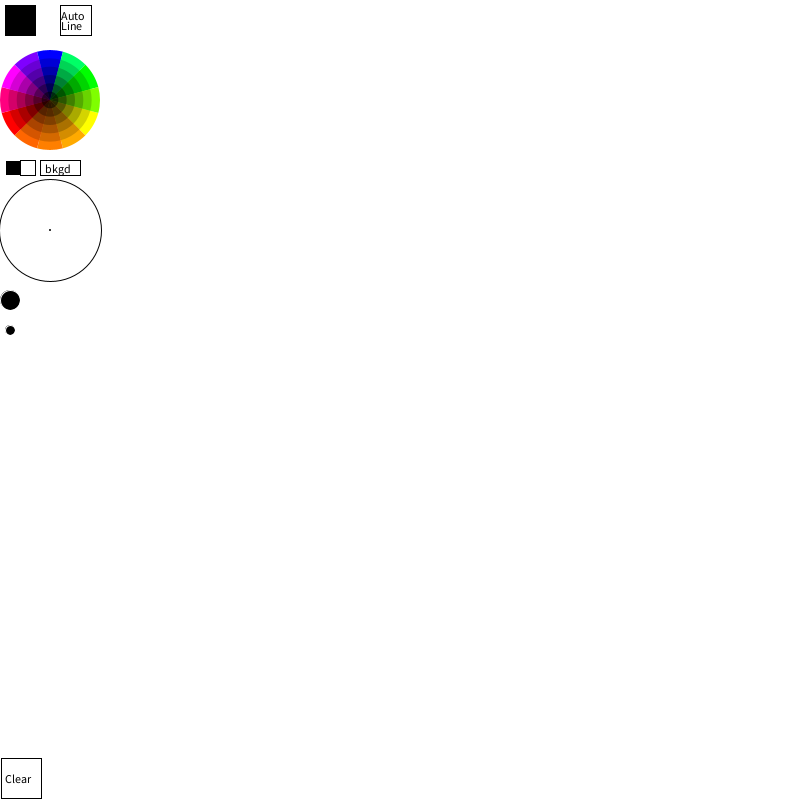
Frame 1 (no input)
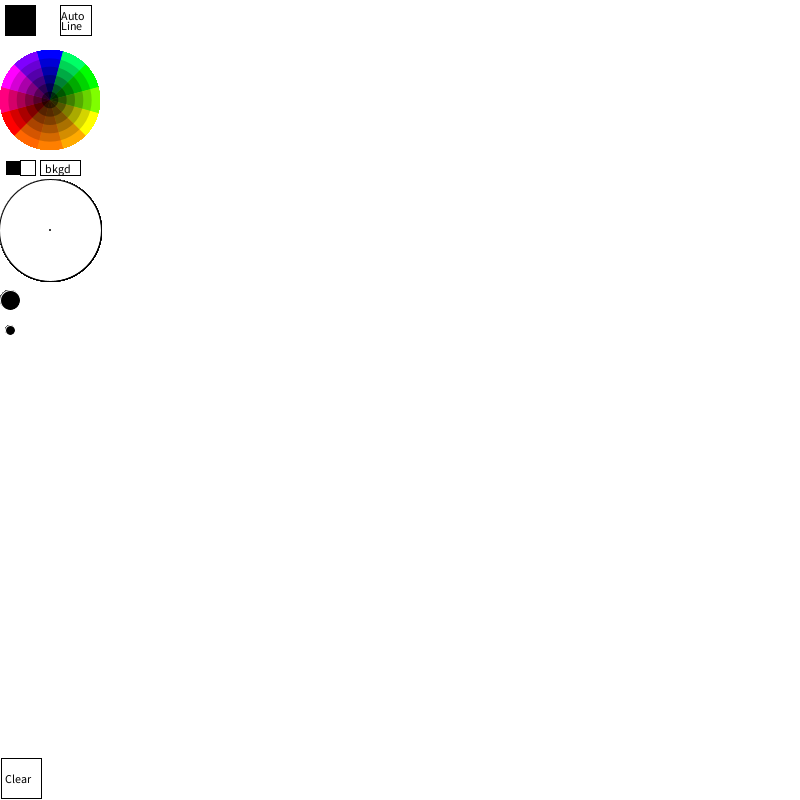
Frame 60 (the mouse pressed at the canvas centre just before this capture)
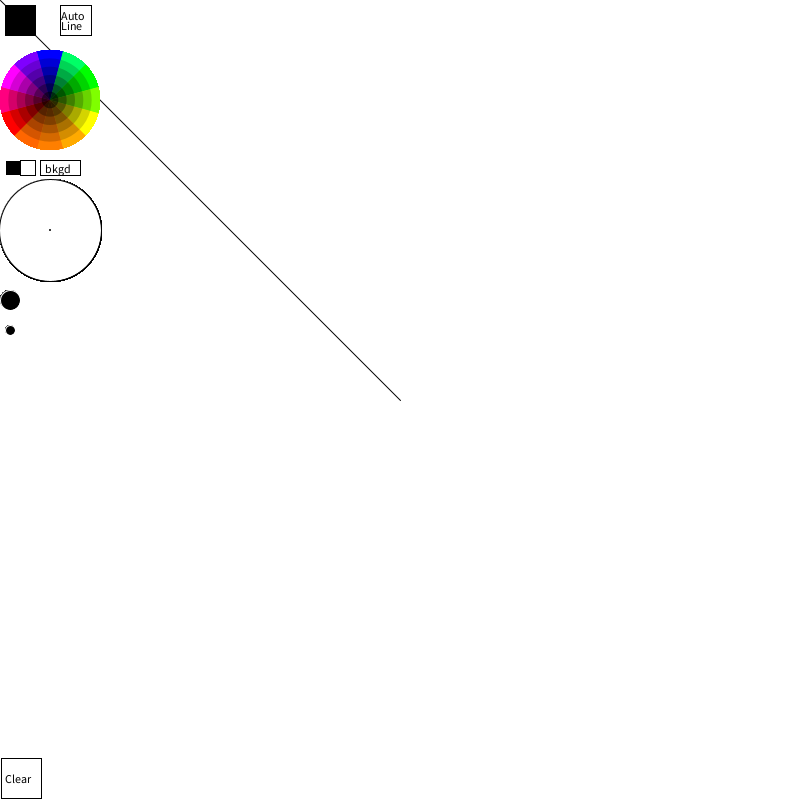
Frame 120 (the mouse held since frame 60 and released just before this capture)

The Processing sketch that drew these frames (run headless with seeded random() and noise(); from frame 60 on, the mouse is pressed at the canvas centre):

// Processing sketch: processing_43246
// ── processing_43246.pde

/*
 Modified version of Subtractive Color Wheel by Ira Greenberg
 by Geoff Ellis. 
 integrated as a functional part of a drawing program by Thomas Wynne
 
 Color Wheel selects colors
 black/white squares select black/white
 Top left box is current color
 the circle on the left side indicates stroke size
 
 Large circle increases stroke size
 small circle decreases stroke size
 erase box erases all
 */

  float lx = random(1,800);
float ly = random(1,800);
float ox = random(1,800);
float oy = random(1,800);
int oldMouseX, oldMouseY;
int SHADE = 0;
int TINT = 1;
int segs = 12;  //no. segments around the wheel
int steps = 6;  //no. colour wheel rings
int backgroundWhite = 255;
String RGBString = "";
PFont fontA;
int[] v = {0,0,0};

void setup() {
  size(800, 800);
  smooth();
  background(255);
  ellipseMode(RADIUS);
  oldMouseX=0;
  oldMouseY=0;
}
int penWeight = 1;
void draw() {
  
  strokeWeight(penWeight);
  stroke(0);
  strokeWeight(1);
  fill (v[0], v[1], v[2]);
  rect(5, 5, 30, 30);
  stroke (v[0], v[1], v[2]);
  
  //calling Color Wheel and black/white squares
  
  createWheel(50, 100);
  drawBlackWhiteSquares();
  if (mousePressed && dist (50, 100, mouseX, mouseY) < 50 || mousePressed && mouseX > 5 && mouseX < 35 && mouseY  > 160 && mouseY < 175) {
    int c = get(mouseX, mouseY);
    int red = int(red(c));
    v[0] = red;
    int green = int(green(c));
    v[1] = green;
    int blue = int(blue(c));
    v[2] = blue;
   /* if (!(red == backgroundWhite && green == backgroundWhite && blue == backgroundWhite)) {  //not if on the white background colour
      fill(0);  //white
      //RGBString = str(red) + ',' + str(green) + ',' + str(blue); //For when I get the RGB color text working
      stroke(255);             //white outline
      fill(red, green, blue);  //show sample colour
      rect(5, 5, 30, 30);
      
    }
    else {
      fill (v1, v2, v3); 
      rect(5, 5, 30, 30);
    }*/
  }

  if (mousePressed) {
    strokeWeight(penWeight);

    if (oldMouseX != mouseX || oldMouseY != mouseY) {
      stroke (v[0], v[1], v[2]);
      line(mouseX, mouseY, oldMouseX, oldMouseY);
    }
  }
  oldMouseX= mouseX;
  oldMouseY= mouseY;
  autoline();
bkgd();

  //clear screen
  fill(255);
  stroke(0);
  strokeWeight(1);
  rect(1, 758, 40, 40);
  fill(0);
  text("Clear", 5, 783);
  if (mousePressed && mouseX > 1 && mouseX <41 && mouseY >758 && mouseY < 798) {
    background(255);
    stroke(0);
  }
  strokeWeight(1); 

  //Stroke button +
  stroke(255);
  fill(0);
  ellipse(10, 300, 10, 10);
  if (mousePressed && dist(10, 300, mouseX, mouseY)<10 && penWeight<100) {
    penWeight++;
  }

  //Stroke button -
  stroke(255);
  fill(0);
  ellipse(10, 330, 5, 5);
  if (mousePressed && dist(10, 330, mouseX, mouseY)<5 && penWeight >0) {
    penWeight--;
  }
  //Stroke Size indicator
  fill(255);
  stroke(1);
  ellipse(50, 230, 51, 51);
  stroke(0);
  fill(0);
  noStroke();
  ellipse(50, 230, 1, 1);
  ellipse(50, 230, penWeight/2, penWeight/2);
  
  //autoline button
  stroke(1);
  fill(255);
  rect(60,5,31,30);
  fill (0);
  text("Auto",61, 20);
  text("Line",61,30);
  
}
//creates color wheel
void createWheel(int x, int y) {
  float rotAdjust, segWidth, interval, nsteps, nsegs;
  float radius = 50.0;
  noStroke();
  nsteps = steps;
  nsegs = segs;
  rotAdjust = radians(360.0 / nsegs / 2.0);
  segWidth = radius / nsteps;
  interval = TWO_PI / nsegs;
  for (int j = 0; j < nsteps; j++) {
    color[] cols = {
      color(255-(255/nsteps)*j, 255-(255/nsteps)*j, 0), 
      color(255-(255/nsteps)*j, (255/1.5)-((255/1.5)/nsteps)*j, 0), 
      color(255-(255/nsteps)*j, (255/2)-((255/2)/nsteps)*j, 0), 
      color(255-(255/nsteps)*j, (255/2.5)-((255/2.5)/nsteps)*j, 0), 
      color(255-(255/nsteps)*j, 0, 0), 
      color(255-(255/nsteps)*j, 0, (255/2)-((255/2)/nsteps)*j), 
      color(255-(255/nsteps)*j, 0, 255-(255/nsteps)*j), 
      color((255/2)-((255/2)/nsteps)*j, 0, 255-(255/nsteps)*j), 
      color(0, 0, 255-(255/nsteps)*j), 
      color(0, 255-(255/nsteps)*j, (255/2.5)-((255/2.5)/nsteps)*j), 
      color(0, 255-(255/nsteps)*j, 0), 
      color((255/2)-((255/2)/nsteps)*j, 255-(255/nsteps)*j, 0)
    };
    for (int i = 0; i < nsegs; i++) {
      fill(cols[i]);
      arc(x, y, radius, radius, interval*i+rotAdjust, interval*(i+1)+rotAdjust);
    }
    radius -= segWidth;
  }
}

void   drawBlackWhiteSquares() {
  //draw black and white squares at the bottom left corner
  stroke(255);
  fill(0);
  rect(5, 160, 15, 15);
  fill(255);
  strokeWeight(1);
  stroke(1);
  rect(20, 160, 15, 15);
}

void autoline(){
  if(mouseX>=60&&mouseX<=91&&mouseY>=5&&mouseY<=35&&mousePressed){
    stroke (v[0], v[1], v[2]);
    strokeWeight(penWeight);
    line (lx,ly,ox,oy);
    lx=ox;
    ly=oy;
    ox=random(1,800);
    oy=random(1,800);
    
  }
}


void bkgd(){
  stroke(0);
  strokeWeight(1);
  fill(255);
  rect(40, 160, 40, 15);
  fill(0);
  text("bkgd",45, 173);
  if(mouseX>=40&&mouseX<=80&&mouseY>=160&&mouseY<=175&&mousePressed){
    background(v[0],v[1],v[2]);
  }
}
